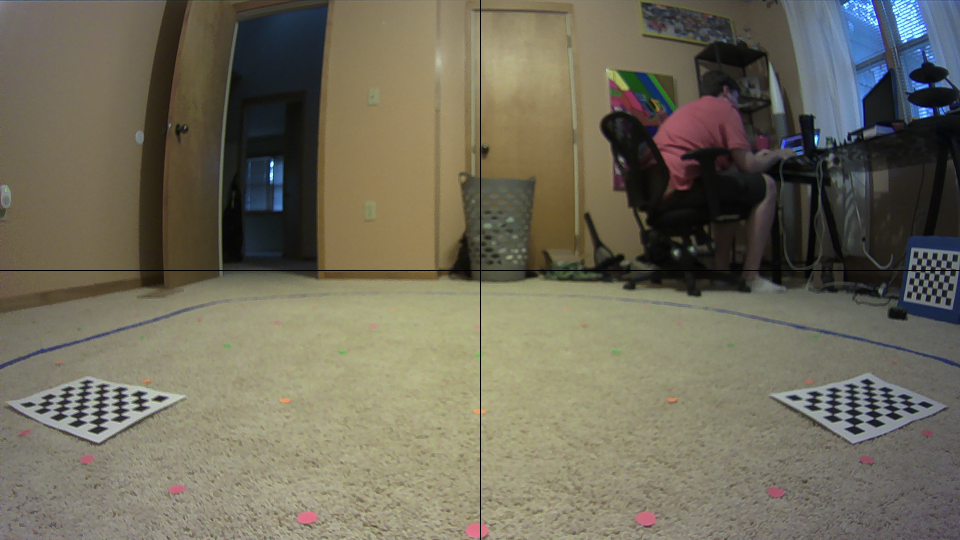
#> input picture scripts/experimental/1ft_grid_12inch setback_1920x1080_1.png, 1920 x 1080 px (shown at 1/2 size)
$ python birds_eye_two.py
#> lines starting #> are read from the running program, lines starting #| are printed output that depends on the picture
# birds_eye_two.py
# Shaun Bowman
# August 29 2018
#
# Proof of concept birds eye view calculation
#
# Uses target grid (1ft x 1ft) layed out on ground plane
# See image 1ft_grid_12_inch setback_1920x1080_1.png
#
# Notes:
#
#       The objective is to find transform M using a calibration (target) image. This
#       transform only needs to be found once. For a video stream, it would simply be
#       applied to each frame, not recalculated each time.
#
#       The code below allows the target image to be of a different resolution (ie: higher)
#       than the eventual video stream; the output transform (M) being correct for the
#       video stream resolution.
#
#       The first step is to determine the source (src) and destination (dst) pixel
#       locations of targets in the calibration image. These are stored interms of the ratio
#       of pixel location to w/h of the calibration image (XX_ratio, XX_crop_ratio, XX_dst_ratio
#
#       The output image does not have equal scale in x & y directions. This is OK because by
#       the birds-eye perspective of the ground plane requires a lot of interpolation in the Y
#       diretion, so the reduced Y scale relative to X is not reducing "information"

import cv2
import numpy as np
import matplotlib.pyplot as plt

# Define array ordering, x==horizontal, y==vertical
x  = 0
y  = 1

# Define properties of source image
img_file = '1ft_grid_12inch setback_1920x1080_1.png'
w_vid_strm = 640.
h_vid_strm = 480.
wh_vid_strm = np.array([w_vid_strm, h_vid_strm])

# Target locations in source image - expressed in ratio of px location to width / height
bl_ratio = np.array([0.18125, 0.90833])
br_ratio = np.array([0.80781, 0.90833])
tr_ratio = np.array([0.60573, 0.59907])
tl_ratio = np.array([0.38906, 0.59907])
bl_pix = (bl_ratio*wh_vid_strm).astype(int)
br_pix = (br_ratio*wh_vid_strm).astype(int)
tr_pix = (tr_ratio*wh_vid_strm).astype(int)
tl_pix = (tl_ratio*wh_vid_strm).astype(int)

# Define crop first portion of source image, redefine target locations in terms of cropped image
y_crop_dsrd_ratio = 0.46296 # ratio of 500 / 1080.; tobe subtracted XX_ratio[y] variables
y_crop_dsrd_pix = int( y_crop_dsrd_ratio*h_vid_strm)
bl_crop_ratio = np.array([0.18125, 0.44537])
br_crop_ratio = np.array([0.80781, 0.44537])
tr_crop_ratio = np.array([0.60573, 0.13611])
tl_crop_ratio = np.array([0.38906, 0.13611])
bl_crop_pix = (bl_crop_ratio*wh_vid_strm).astype(int)
br_crop_pix = (br_crop_ratio*wh_vid_strm).astype(int)
tr_crop_pix = (tr_crop_ratio*wh_vid_strm).astype(int)
tl_crop_pix = (tl_crop_ratio*wh_vid_strm).astype(int)

# Define target locations after birds eye projection
br_dst_ratio = [0.00000, 0.30833]
bl_dst_ratio = [0.62604, 0.30833]
tl_dst_ratio = [0.20833, 0.00000]
tr_dst_ratio = [0.42708, 0.00000]
br_dst_pix = (br_dst_ratio*wh_vid_strm).astype(int)
bl_dst_pix = (bl_dst_ratio*wh_vid_strm).astype(int)
tl_dst_pix = (tl_dst_ratio*wh_vid_strm).astype(int)
tr_dst_pix = (tr_dst_ratio*wh_vid_strm).astype(int)

# Define extra area in dst image outside polygon formed by target points.
# This space in the image will be the source image rectified like the area in the target points.
offset_x = int(1750 / 1920.0 * w_vid_strm)
offset_yt = int(1000 / 1080.0 * (h_vid_strm - y_crop_dsrd_pix))
offset_yb = int(41 / 1080.0 * h_vid_strm)

# Figure out the width & height of the dst image. Uses distance between corners
widthA = np.sqrt(((br_crop_pix[x] - bl_crop_pix[x]) ** 2) + ((br_crop_pix[y] - bl_crop_pix[y]) ** 2))
widthB = np.sqrt(((tr_crop_pix[x] - tl_crop_pix[x]) ** 2) + ((tr_crop_pix[y] - tl_crop_pix[y]) ** 2))
heightA = np.sqrt(((tr_crop_pix[x] - br_crop_pix[x]) ** 2) + ((tr_crop_pix[y] - br_crop_pix[y]) ** 2))
heightB = np.sqrt(((tl_crop_pix[x] - bl_crop_pix[x]) ** 2) + ((tl_crop_pix[y] - bl_crop_pix[y]) ** 2))
maxWidth = max(int(widthA + 2*offset_x), int(widthB + 2*offset_x))
maxHeight = max(int(heightA + offset_yt + offset_yb), int(heightB + offset_yt + offset_yb))

# Define properties of source (src) image
src = np.array([[tl_crop_pix[x], tl_crop_pix[y]], [tr_crop_pix[x], tr_crop_pix[y]],
                [br_crop_pix[x], br_crop_pix[y]], [bl_crop_pix[x], bl_crop_pix[y]]],
               dtype = "float32" )

# Define properties of destination (dst) image
dst = np.array([
    [offset_x,                  offset_yt],
    [maxWidth -1 - offset_x,    offset_yt],
    [maxWidth -1 - offset_x,    maxHeight - 1 - offset_yb],
    [offset_x,                  maxHeight -1 - offset_yb]], dtype = "float32")

# Get source image with targets and scale to desired w & h
img = cv2.imread(img_file)
#> img is the input picture: shape (1080, 1920, 3); mean B, G, R 90.5, 106.8, 111.1
img_scaled = cv2.resize(img, (int(w_vid_strm), int(h_vid_strm)), interpolation=cv2.INTER_AREA)
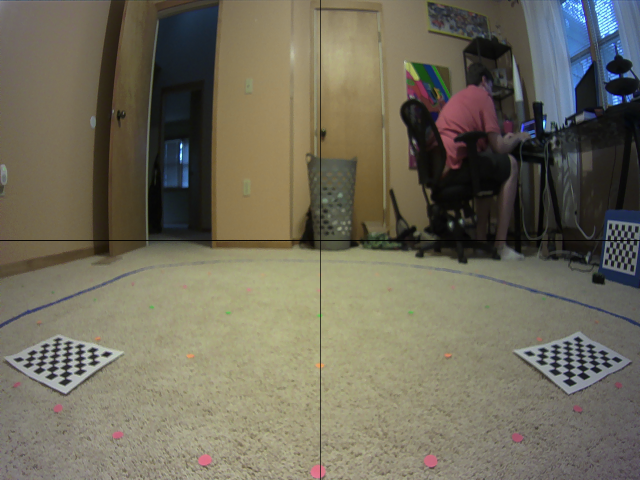
#> img_scaled: shape (480, 640, 3); mean B, G, R 90.5, 106.8, 111.1
img_crop = img_scaled[y_crop_dsrd_pix:, :]
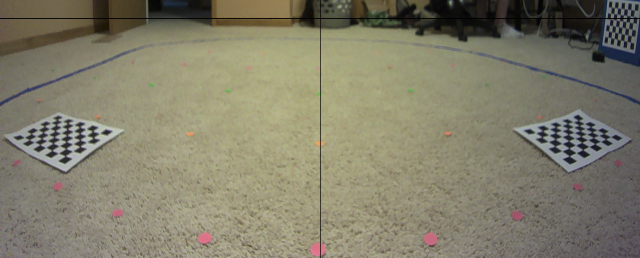
#> img_crop: shape (258, 640, 3); mean B, G, R 107, 127, 130.4

# Figure out transformation between source (target) and destination (birds eye) image
M = cv2.getPerspectiveTransform( src, dst )
img_warped = cv2.warpPerspective(img_crop, M, (maxWidth, maxHeight))
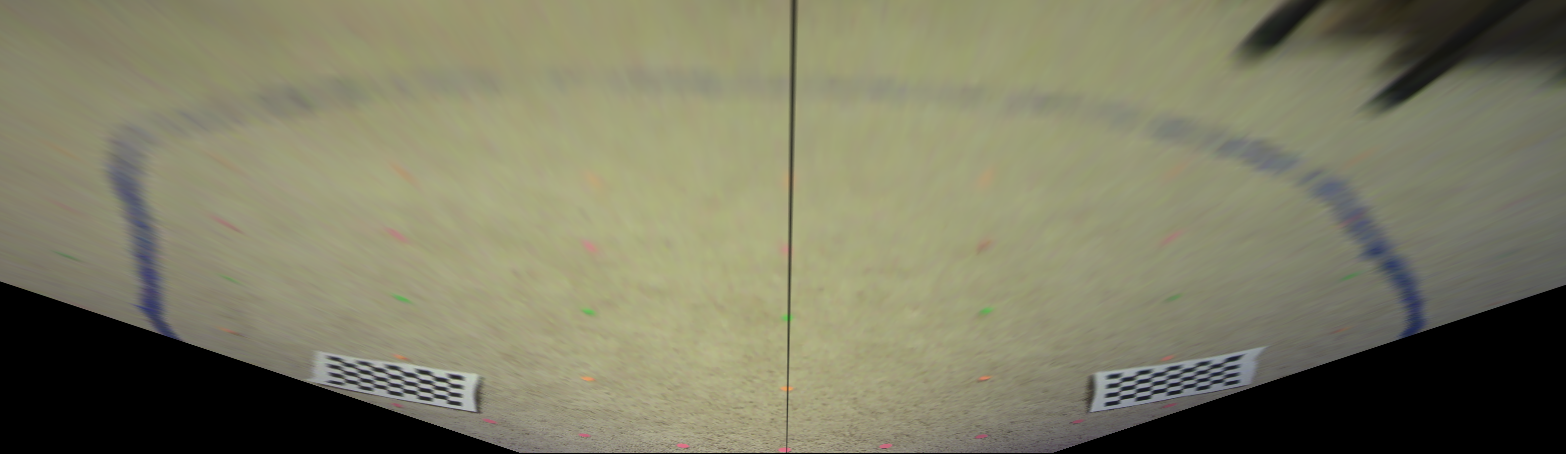
#> img_warped: shape (454, 1566, 3); mean B, G, R 99.3, 123.3, 124.4

# Plot results
fig, axs = plt.subplots(1,1)
axs.imshow(cv2.cvtColor(img_warped, cv2.COLOR_BGR2RGB))
axs.axis('tight')
plt.show()
